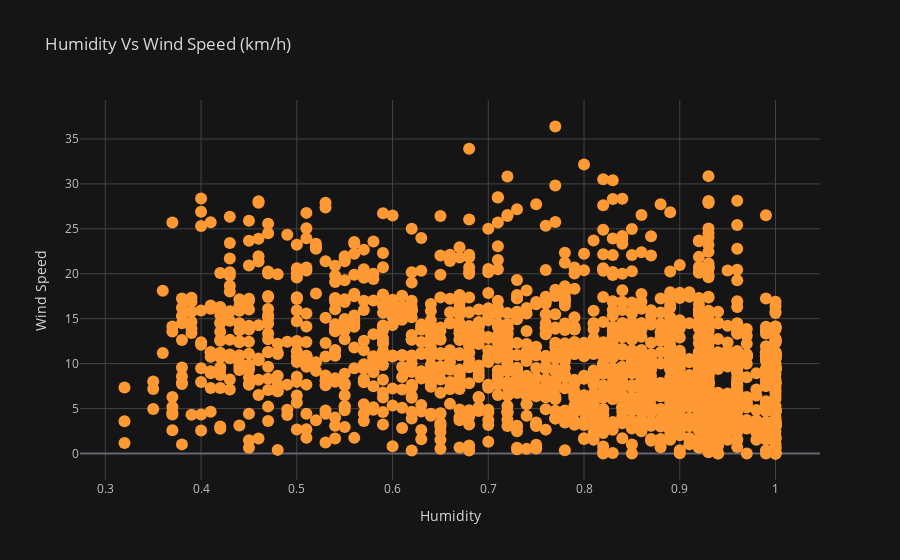

Write notebook code for a chart like this one.
### Markdown cell above
### Humidity Vs Wind Speed (KM/hr) Relationship.

### Code cell
data.iplot(kind='scatter',x='Humidity',y='Wind Speed (km/h)',title='Humidity Vs Wind Speed (km/h)',xTitle='Humidity',yTitle='Wind Speed',mode='markers')

### Figure 1 — Plotly figure (JSON) as saved in the notebook; plotly's stock layout.template omitted (floating-point values rounded to 4 significant figures; data arrays with more than 128 entries replaced by an {"elided": "..."} marker saying what was removed)
{"data": [{"line": {"color": "rgba(255, 153, 51, 1.0)", "dash": "solid", "shape": "linear", "width": 1.3}, "marker": {"size": 12, "symbol": "circle"}, "mode": "markers", "name": "Wind Speed (km/h)", "text": "", "type": "scatter", "x": {"elided": "2000 float values"}, "y": {"elided": "2000 float values"}}], "layout": {"legend": {"bgcolor": "#151516", "font": {"color": "#D9D9D9"}}, "paper_bgcolor": "#151516", "plot_bgcolor": "#151516", "title": {"font": {"color": "#D9D9D9"}, "text": "Humidity Vs Wind Speed (km/h)"}, "xaxis": {"gridcolor": "#434343", "showgrid": true, "tickfont": {"color": "#C2C2C2"}, "title": {"font": {"color": "#D9D9D9"}, "text": "Humidity"}, "zerolinecolor": "#666570"}, "yaxis": {"gridcolor": "#434343", "showgrid": true, "tickfont": {"color": "#C2C2C2"}, "title": {"font": {"color": "#D9D9D9"}, "text": "Wind Speed"}, "zerolinecolor": "#666570"}}}
